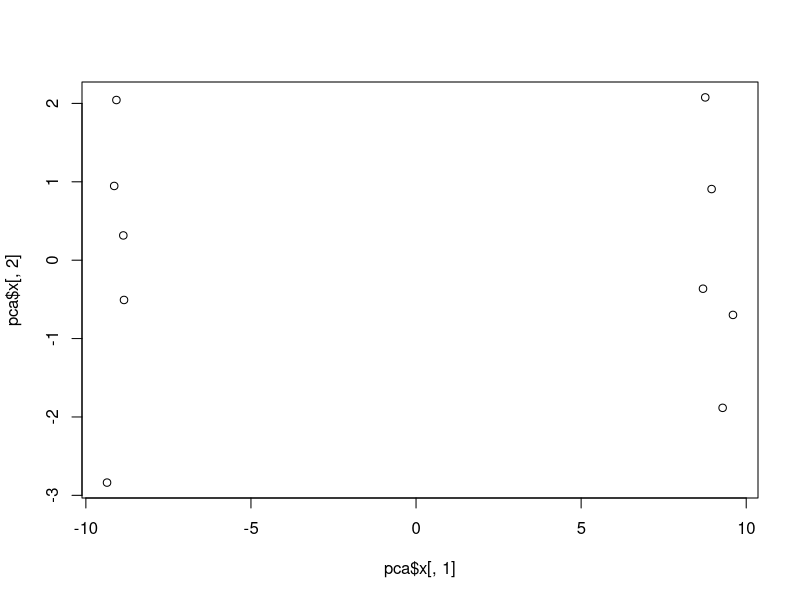
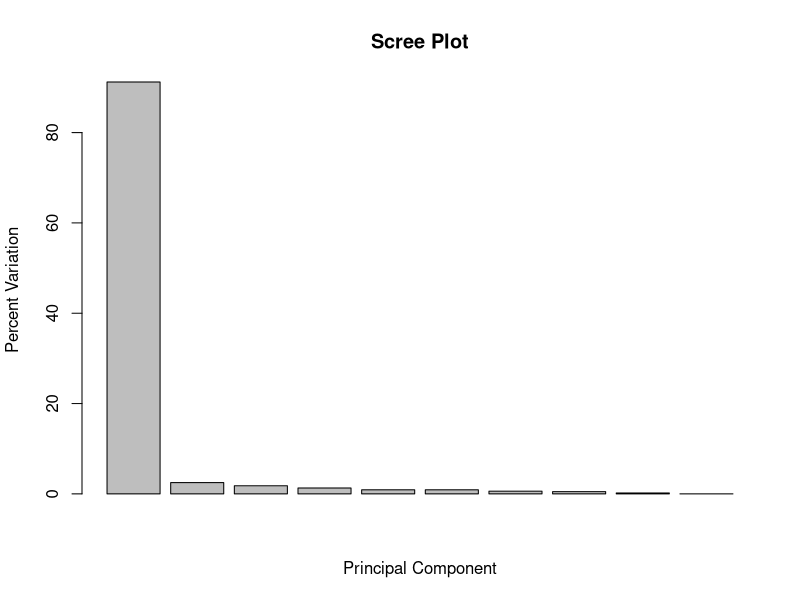
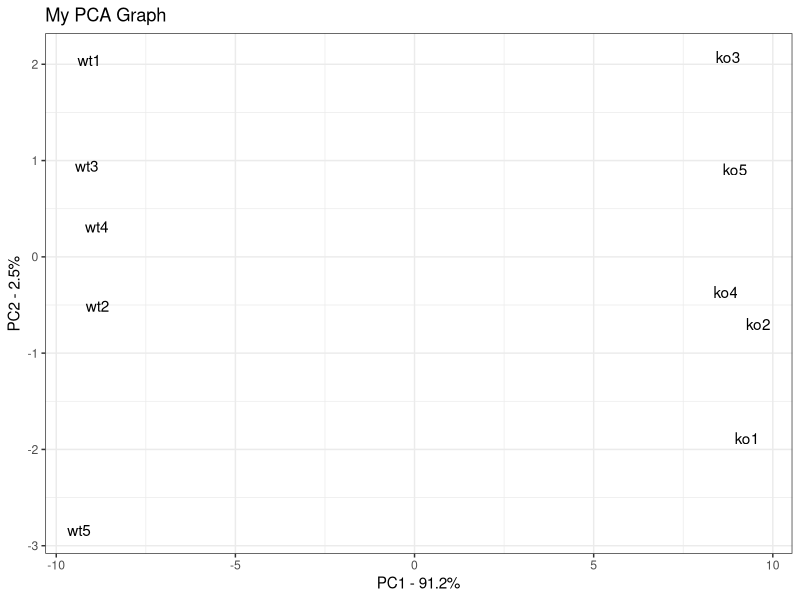
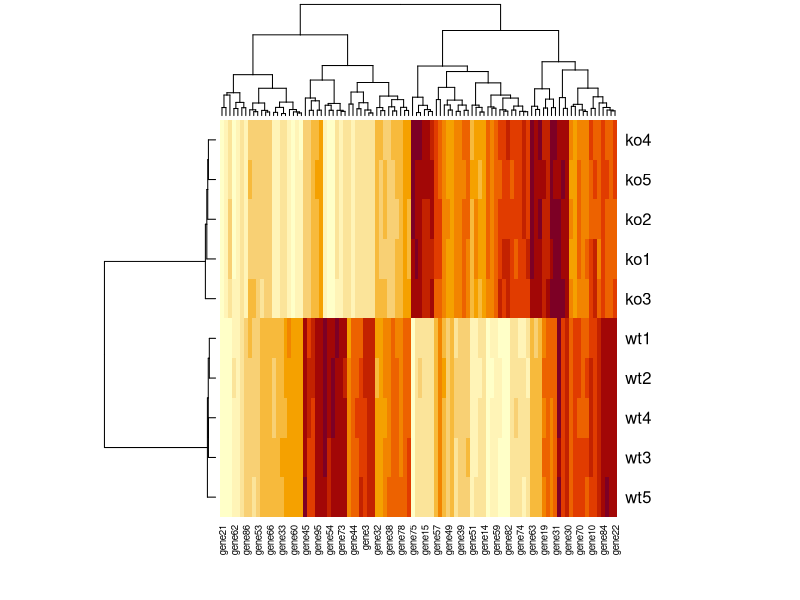

Generate these figures, in order, with R:
data.matrix <- matrix(nrow=100, ncol=10)
colnames(data.matrix) <- c(
    paste("wt", 1:5, sep=""),
    paste("ko", 1:5, sep=""))
rownames(data.matrix) <- paste("gene", 1:100, sep="")
for (i in 1:100) {
    wt.values <- rpois(5, lambda=sample(x=10:1000, size=1))
    ko.values <- rpois(5, lambda=sample(x=10:1000, size=1))
    
    data.matrix[i,] <- c(wt.values, ko.values)
}
head(data.matrix)
dim(data.matrix)
pca <- prcomp(t(data.matrix), scale=TRUE) 

## plot pc1 and pc2
plot(pca$x[,1], pca$x[,2])
## make a scree plot
pca.var <- pca$sdev^2
pca.var.per <- round(pca.var/sum(pca.var)*100, 1)
barplot(pca.var.per, main="Scree Plot", xlab="Principal Component", ylab="Percent Variation")

library(ggplot2)

pca.data <- data.frame(Sample=rownames(pca$x),
                       X=pca$x[,1],
                       Y=pca$x[,2])
pca.data

ggplot(data=pca.data, aes(x=X, y=Y, label=Sample)) +
    geom_text() +
    xlab(paste("PC1 - ", pca.var.per[1], "%", sep="")) +
    ylab(paste("PC2 - ", pca.var.per[2], "%", sep="")) +
    theme_bw() +
    ggtitle("My PCA Graph")


loading_scores <- pca$rotation[,1]
gene_scores <- abs(loading_scores) ## get the magnitudes
gene_score_ranked <- sort(gene_scores, decreasing=TRUE)
top_10_genes <- names(gene_score_ranked[1:10])

top_10_genes ## show the names of the top 10 genes

pca$rotation[top_10_genes,1] ## show the scores (and +/- sign)


tdata <- t(data.matrix)
heatmap(tdata)
